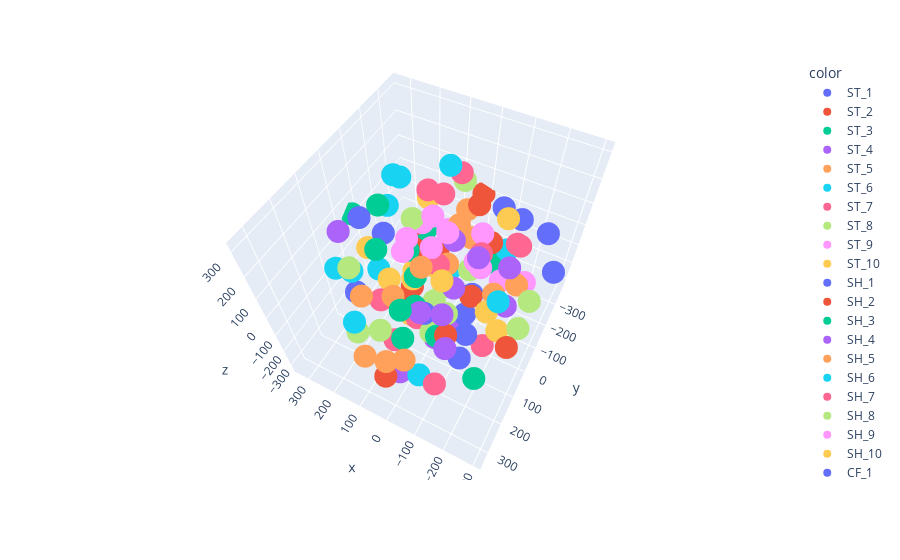

Source (notebook cell):
### Code cell
fig2 = px.scatter_3d(tsne3d_df_NoduleCol_comb, 
                     x=tsne3d_df_NoduleCol_comb.iloc[:,1], 
                     y=tsne3d_df_NoduleCol_comb.iloc[:,2], 
                     z=tsne3d_df_NoduleCol_comb.iloc[:,3], 
                     color=tsne3dIssuelabels)
fig2.show()

#if save_plots == True:
#    fig.write_html(filepath)

### Figure 1 — Plotly figure (JSON) as saved in the notebook; plotly's stock layout.template omitted (floating-point values rounded to 4 significant figures)
{"data": [{"hovertemplate": "color=ST_1<br>x=%{x}<br>y=%{y}<br>z=%{z}<extra></extra>", "legendgroup": "ST_1", "marker": {"color": "#636efa", "symbol": "circle"}, "mode": "markers", "name": "ST_1", "scene": "scene", "showlegend": true, "type": "scatter3d", "x": [-63.72, -129.9, -79.46], "y": [-120.2, 114.2, -26.81], "z": [-222.2, -221.8, -203.4]}, {"hovertemplate": "color=ST_2<br>x=%{x}<br>y=%{y}<br>z=%{z}<extra></extra>", "legendgroup": "ST_2", "marker": {"color": "#EF553B", "symbol": "circle"}, "mode": "markers", "name": "ST_2", "scene": "scene", "showlegend": true, "type": "scatter3d", "x": [-95.59, -93.69, 22.25], "y": [-26.88, -163.5, -367.7], "z": [-84.79, 26.33, -1.584]}, {"hovertemplate": "color=ST_3<br>x=%{x}<br>y=%{y}<br>z=%{z}<extra></extra>", "legendgroup": "ST_3", "marker": {"color": "#00cc96", "symbol": "circle"}, "mode": "markers", "name": "ST_3", "scene": "scene", "showlegend": true, "type": "scatter3d", "x": [158.6, 90.26, 33.02], "y": [79.28, 21.11, 82.47], "z": [118.0, 88.47, 73.56]}, {"hovertemplate": "color=ST_4<br>x=%{x}<br>y=%{y}<br>z=%{z}<extra></extra>", "legendgroup": "ST_4", "marker": {"color": "#ab63fa", "symbol": "circle"}, "mode": "markers", "name": "ST_4", "scene": "scene", "showlegend": true, "type": "scatter3d", "x": [2.872, -56.75, -47.71], "y": [-102.1, 18.87, -49.86], "z": [49.22, -5.94, -330.0]}, {"hovertemplate": "color=ST_5<br>x=%{x}<br>y=%{y}<br>z=%{z}<extra></extra>", "legendgroup": "ST_5", "marker": {"color": "#FFA15A", "symbol": "circle"}, "mode": "markers", "name": "ST_5", "scene": "scene", "showlegend": true, "type": "scatter3d", "x": [-7.675, 26.25, 36.56], "y": [-210.9, -186.7, -269.7], "z": [-48.82, 21.65, 6.082]}, {"hovertemplate": "color=ST_6<br>x=%{x}<br>y=%{y}<br>z=%{z}<extra></extra>", "legendgroup": "ST_6", "marker": {"color": "#19d3f3", "symbol": "circle"}, "mode": "markers", "name": "ST_6", "scene": "scene", "showlegend": true, "type": "scatter3d", "x": [26.22, 37.92, -50.0], "y": [-116.5, -135.5, 229.6], "z": [-142.3, 305.2, -202.7]}, {"hovertemplate": "color=ST_7<br>x=%{x}<br>y=%{y}<br>z=%{z}<extra></extra>", "legendgroup": "ST_7", "marker": {"color": "#FF6692", "symbol": "circle"}, "mode": "markers", "name": "ST_7", "scene": "scene", "showlegend": true, "type": "scatter3d", "x": [-181.4, 3.852, 140.6], "y": [-127.2, -0.7697, -194.3], "z": [109.4, 46.46, 114.5]}, {"hovertemplate": "color=ST_8<br>x=%{x}<br>y=%{y}<br>z=%{z}<extra></extra>", "legendgroup": "ST_8", "marker": {"color": "#B6E880", "symbol": "circle"}, "mode": "markers", "name": "ST_8", "scene": "scene", "showlegend": true, "type": "scatter3d", "x": [-50.41, 104.8, 0.1413], "y": [-111.3, -35.31, -32.97], "z": [-77.88, 160.5, -106.3]}, {"hovertemplate": "color=ST_9<br>x=%{x}<br>y=%{y}<br>z=%{z}<extra></extra>", "legendgroup": "ST_9", "marker": {"color": "#FF97FF", "symbol": "circle"}, "mode": "markers", "name": "ST_9", "scene": "scene", "showlegend": true, "type": "scatter3d", "x": [12.52, 23.94, 72.09], "y": [24.8, -7.125, 76.96], "z": [150.5, 240.2, 157.2]}, {"hovertemplate": "color=ST_10<br>x=%{x}<br>y=%{y}<br>z=%{z}<extra></extra>", "legendgroup": "ST_10", "marker": {"color": "#FECB52", "symbol": "circle"}, "mode": "markers", "name": "ST_10", "scene": "scene", "showlegend": true, "type": "scatter3d", "x": [104.2, 178.6, 152.5], "y": [-154.7, -123.2, -104.1], "z": [-204.3, -132.9, -203.5]}, {"hovertemplate": "color=SH_1<br>x=%{x}<br>y=%{y}<br>z=%{z}<extra></extra>", "legendgroup": "SH_1", "marker": {"color": "#636efa", "symbol": "circle"}, "mode": "markers", "name": "SH_1", "scene": "scene", "showlegend": true, "type": "scatter3d", "x": [252.7, -304.1, -26.36], "y": [93.24, -92.03, 142.8], "z": [-143.4, 95.99, 10.76]}, {"hovertemplate": "color=SH_2<br>x=%{x}<br>y=%{y}<br>z=%{z}<extra></extra>", "legendgroup": "SH_2", "marker": {"color": "#EF553B", "symbol": "circle"}, "mode": "markers", "name": "SH_2", "scene": "scene", "showlegend": true, "type": "scatter3d", "x": [-115.9, 7.981, -84.64], "y": [188.2, 312.1, -53.08], "z": [33.81, -108.7, 292.7]}, {"hovertemplate": "color=SH_3<br>x=%{x}<br>y=%{y}<br>z=%{z}<extra></extra>", "legendgroup": "SH_3", "marker": {"color": "#00cc96", "symbol": "circle"}, "mode": "markers", "name": "SH_3", "scene": "scene", "showlegend": true, "type": "scatter3d", "x": [-25.2, -216.7, 224.0], "y": [253.9, 209.4, -43.12], "z": [187.9, -95.22, 149.2]}, {"hovertemplate": "color=SH_4<br>x=%{x}<br>y=%{y}<br>z=%{z}<extra></extra>", "legendgroup": "SH_4", "marker": {"color": "#ab63fa", "symbol": "circle"}, "mode": "markers", "name": "SH_4", "scene": "scene", "showlegend": true, "type": "scatter3d", "x": [-143.3, -111.3, -43.84], "y": [247.7, 202.5, 195.6], "z": [85.21, 157.4, 105.8]}, {"hovertemplate": "color=SH_5<br>x=%{x}<br>y=%{y}<br>z=%{z}<extra></extra>", "legendgroup": "SH_5", "marker": {"color": "#FFA15A", "symbol": "circle"}, "mode": "markers", "name": "SH_5", "scene": "scene", "showlegend": true, "type": "scatter3d", "x": [35.63, 126.1, -31.33], "y": [193.2, 211.6, 157.7], "z": [122.7, 84.06, 249.3]}, {"hovertemplate": "color=SH_6<br>x=%{x}<br>y=%{y}<br>z=%{z}<extra></extra>", "legendgroup": "SH_6", "marker": {"color": "#19d3f3", "symbol": "circle"}, "mode": "markers", "name": "SH_6", "scene": "scene", "showlegend": true, "type": "scatter3d", "x": [130.2, 286.3, 175.3], "y": [-27.82, -176.6, -63.08], "z": [313.5, -9.096, 272.2]}, {"hovertemplate": "color=SH_7<br>x=%{x}<br>y=%{y}<br>z=%{z}<extra></extra>", "legendgroup": "SH_7", "marker": {"color": "#FF6692", "symbol": "circle"}, "mode": "markers", "name": "SH_7", "scene": "scene", "showlegend": true, "type": "scatter3d", "x": [203.7, -168.2, -227.1], "y": [37.83, 15.99, 29.28], "z": [-231.5, -271.5, 300.6]}, {"hovertemplate": "color=SH_8<br>x=%{x}<br>y=%{y}<br>z=%{z}<extra></extra>", "legendgroup": "SH_8", "marker": {"color": "#B6E880", "symbol": "circle"}, "mode": "markers", "name": "SH_8", "scene": "scene", "showlegend": true, "type": "scatter3d", "x": [-44.28, -21.13, -279.5], "y": [37.12, 96.99, 24.18], "z": [-133.2, -175.0, 91.73]}, {"hovertemplate": "color=SH_9<br>x=%{x}<br>y=%{y}<br>z=%{z}<extra></extra>", "legendgroup": "SH_9", "marker": {"color": "#FF97FF", "symbol": "circle"}, "mode": "markers", "name": "SH_9", "scene": "scene", "showlegend": true, "type": "scatter3d", "x": [4.345, -222.1, -154.1], "y": [-58.31, -150.4, -115.9], "z": [129.8, -83.78, -75.64]}, {"hovertemplate": "color=SH_10<br>x=%{x}<br>y=%{y}<br>z=%{z}<extra></extra>", "legendgroup": "SH_10", "marker": {"color": "#FECB52", "symbol": "circle"}, "mode": "markers", "name": "SH_10", "scene": "scene", "showlegend": true, "type": "scatter3d", "x": [73.97, 112.3, -143.6], "y": [31.4, 97.54, -126.5], "z": [-29.4, 28.43, 198.1]}, {"hovertemplate": "color=CF_1<br>x=%{x}<br>y=%{y}<br>z=%{z}<extra></extra>", "legendgroup": "CF_1", "marker": {"color": "#636efa", "symbol": "circle"}, "mode": "markers", "name": "CF_1", "scene": "scene", "showlegend": true, "type": "scatter3d", "x": [-241.9, -85.03, -146.0], "y": [-227.6, -267.2, -273.7], "z": [82.58, 77.42, 48.85]}, {"hovertemplate": "color=CF_2<br>x=%{x}<br>y=%{y}<br>z=%{z}<extra></extra>", "legendgroup": "CF_2", "marker": {"color": "#EF553B", "symbol": "circle"}, "mode": "markers", "name": "CF_2", "scene": "scene", "showlegend": true, "type": "scatter3d", "x": [74.39, 104.4, 100.7], "y": [-134.2, 73.27, -5.367], "z": [-71.89, -126.6, -135.4]}, {"hovertemplate": "color=CF_3<br>x=%{x}<br>y=%{y}<br>z=%{z}<extra></extra>", "legendgroup": "CF_3", "marker": {"color": "#00cc96", "symbol": "circle"}, "mode": "markers", "name": "CF_3", "scene": "scene", "showlegend": true, "type": "scatter3d", "x": [338.8, 188.5, -69.48], "y": [-56.23, -256.7, -249.4], "z": [40.48, -164.4, -189.3]}, {"hovertemplate": "color=CF_4<br>x=%{x}<br>y=%{y}<br>z=%{z}<extra></extra>", "legendgroup": "CF_4", "marker": {"color": "#ab63fa", "symbol": "circle"}, "mode": "markers", "name": "CF_4", "scene": "scene", "showlegend": true, "type": "scatter3d", "x": [287.5, -186.5, 34.44], "y": [74.04, -113.7, 208.4], "z": [119.4, -198.2, -307.5]}, {"hovertemplate": "color=CF_5<br>x=%{x}<br>y=%{y}<br>z=%{z}<extra></extra>", "legendgroup": "CF_5", "marker": {"color": "#FFA15A", "symbol": "circle"}, "mode": "markers", "name": "CF_5", "scene": "scene", "showlegend": true, "type": "scatter3d", "x": [-170.5, -216.3, 4.458], "y": [-9.218, -71.78, -63.02], "z": [4.291, 0.4231, -23.53]}, {"hovertemplate": "color=CF_6<br>x=%{x}<br>y=%{y}<br>z=%{z}<extra></extra>", "legendgroup": "CF_6", "marker": {"color": "#19d3f3", "symbol": "circle"}, "mode": "markers", "name": "CF_6", "scene": "scene", "showlegend": true, "type": "scatter3d", "x": [196.4, 258.4, 244.5], "y": [31.88, 148.2, 101.1], "z": [-55.86, 50.02, -13.54]}, {"hovertemplate": "color=CF_7<br>x=%{x}<br>y=%{y}<br>z=%{z}<extra></extra>", "legendgroup": "CF_7", "marker": {"color": "#FF6692", "symbol": "circle"}, "mode": "markers", "name": "CF_7", "scene": "scene", "showlegend": true, "type": "scatter3d", "x": [53.17, 77.57, -113.7], "y": [54.98, 155.7, -26.48], "z": [-207.0, -212.4, 140.5]}, {"hovertemplate": "color=CF_8<br>x=%{x}<br>y=%{y}<br>z=%{z}<extra></extra>", "legendgroup": "CF_8", "marker": {"color": "#B6E880", "symbol": "circle"}, "mode": "markers", "name": "CF_8", "scene": "scene", "showlegend": true, "type": "scatter3d", "x": [44.09, 58.97, 191.5], "y": [-48.36, -288.6, 192.3], "z": [-241.8, 109.9, -198.5]}, {"hovertemplate": "color=CF_9<br>x=%{x}<br>y=%{y}<br>z=%{z}<extra></extra>", "legendgroup": "CF_9", "marker": {"color": "#FF97FF", "symbol": "circle"}, "mode": "markers", "name": "CF_9", "scene": "scene", "showlegend": true, "type": "scatter3d", "x": [-98.0, -80.59, -91.21], "y": [-78.17, -111.8, -45.6], "z": [3.621, 115.9, 68.25]}, {"hovertemplate": "color=CF_10<br>x=%{x}<br>y=%{y}<br>z=%{z}<extra></extra>", "legendgroup": "CF_10", "marker": {"color": "#FECB52", "symbol": "circle"}, "mode": "markers", "name": "CF_10", "scene": "scene", "showlegend": true, "type": "scatter3d", "x": [-205.3, 110.4, 176.9], "y": [10.37, 1.847, -262.3], "z": [-150.1, -307.7, -0.02105]}, {"hovertemplate": "color=BG_1<br>x=%{x}<br>y=%{y}<br>z=%{z}<extra></extra>", "legendgroup": "BG_1", "marker": {"color": "#636efa", "symbol": "circle"}, "mode": "markers", "name": "BG_1", "scene": "scene", "showlegend": true, "type": "scatter3d", "x": [-140.0, 188.7, 214.8], "y": [103.8, 89.17, -39.85], "z": [-77.93, 244.5, 31.68]}, {"hovertemplate": "color=BG_2<br>x=%{x}<br>y=%{y}<br>z=%{z}<extra></extra>", "legendgroup": "BG_2", "marker": {"color": "#EF553B", "symbol": "circle"}, "mode": "markers", "name": "BG_2", "scene": "scene", "showlegend": true, "type": "scatter3d", "x": [-271.0, 153.9, 126.8], "y": [137.6, -141.5, -68.96], "z": [16.38, 6.272, -23.21]}, {"hovertemplate": "color=BG_3<br>x=%{x}<br>y=%{y}<br>z=%{z}<extra></extra>", "legendgroup": "BG_3", "marker": {"color": "#00cc96", "symbol": "circle"}, "mode": "markers", "name": "BG_3", "scene": "scene", "showlegend": true, "type": "scatter3d", "x": [-65.43, 31.53, 23.58], "y": [144.1, 98.03, 188.4], "z": [-86.07, -58.37, -102.3]}, {"hovertemplate": "color=BG_4<br>x=%{x}<br>y=%{y}<br>z=%{z}<extra></extra>", "legendgroup": "BG_4", "marker": {"color": "#ab63fa", "symbol": "circle"}, "mode": "markers", "name": "BG_4", "scene": "scene", "showlegend": true, "type": "scatter3d", "x": [-15.37, -206.3, -130.8], "y": [59.29, 8.827, 40.25], "z": [-277.4, 176.8, 210.3]}, {"hovertemplate": "color=BG_5<br>x=%{x}<br>y=%{y}<br>z=%{z}<extra></extra>", "legendgroup": "BG_5", "marker": {"color": "#FFA15A", "symbol": "circle"}, "mode": "markers", "name": "BG_5", "scene": "scene", "showlegend": true, "type": "scatter3d", "x": [48.02, -45.65, -21.05], "y": [331.5, 290.4, 333.3], "z": [14.33, 5.446, 51.98]}, {"hovertemplate": "color=BG_6<br>x=%{x}<br>y=%{y}<br>z=%{z}<extra></extra>", "legendgroup": "BG_6", "marker": {"color": "#19d3f3", "symbol": "circle"}, "mode": "markers", "name": "BG_6", "scene": "scene", "showlegend": true, "type": "scatter3d", "x": [-220.6, 161.7, -126.0], "y": [114.9, 225.7, -236.5], "z": [173.8, -61.39, -72.39]}, {"hovertemplate": "color=BG_7<br>x=%{x}<br>y=%{y}<br>z=%{z}<extra></extra>", "legendgroup": "BG_7", "marker": {"color": "#FF6692", "symbol": "circle"}, "mode": "markers", "name": "BG_7", "scene": "scene", "showlegend": true, "type": "scatter3d", "x": [39.36, 57.31, -131.8], "y": [-216.3, -135.3, 283.3], "z": [211.3, 189.9, -71.39]}, {"hovertemplate": "color=BG_8<br>x=%{x}<br>y=%{y}<br>z=%{z}<extra></extra>", "legendgroup": "BG_8", "marker": {"color": "#B6E880", "symbol": "circle"}, "mode": "markers", "name": "BG_8", "scene": "scene", "showlegend": true, "type": "scatter3d", "x": [61.87, 144.5, -271.5], "y": [236.5, 214.1, 41.86], "z": [-9.521, 203.9, -32.69]}, {"hovertemplate": "color=BG_9<br>x=%{x}<br>y=%{y}<br>z=%{z}<extra></extra>", "legendgroup": "BG_9", "marker": {"color": "#FF97FF", "symbol": "circle"}, "mode": "markers", "name": "BG_9", "scene": "scene", "showlegend": true, "type": "scatter3d", "x": [102.5, 42.21, 91.93], "y": [-87.33, 97.81, -240.4], "z": [91.48, 251.2, -92.99]}, {"hovertemplate": "color=BG_10<br>x=%{x}<br>y=%{y}<br>z=%{z}<extra></extra>", "legendgroup": "BG_10", "marker": {"color": "#FECB52", "symbol": "circle"}, "mode": "markers", "name": "BG_10", "scene": "scene", "showlegend": true, "type": "scatter3d", "x": [288.4, -55.7, -185.4], "y": [-43.11, 94.11, 83.84], "z": [-85.64, 127.1, 53.74]}], "layout": {"autosize": true, "legend": {"title": {"text": "color"}, "tracegroupgap": 0}, "margin": {"t": 60}, "scene": {"aspectmode": "auto", "aspectratio": {"x": 0.9712, "y": 1.059, "z": 0.9722}, "camera": {"center": {"x": 0, "y": 0, "z": 0}, "eye": {"x": -0.5876, "y": 1.126, "z": 1.754}, "projection": {"type": "perspective"}, "up": {"x": 0, "y": 0, "z": 1}}, "domain": {"x": [0, 1], "y": [0, 1]}, "xaxis": {"title": {"text": "x"}, "type": "linear"}, "yaxis": {"title": {"text": "y"}, "type": "linear"}, "zaxis": {"title": {"text": "z"}, "type": "linear"}}}}
